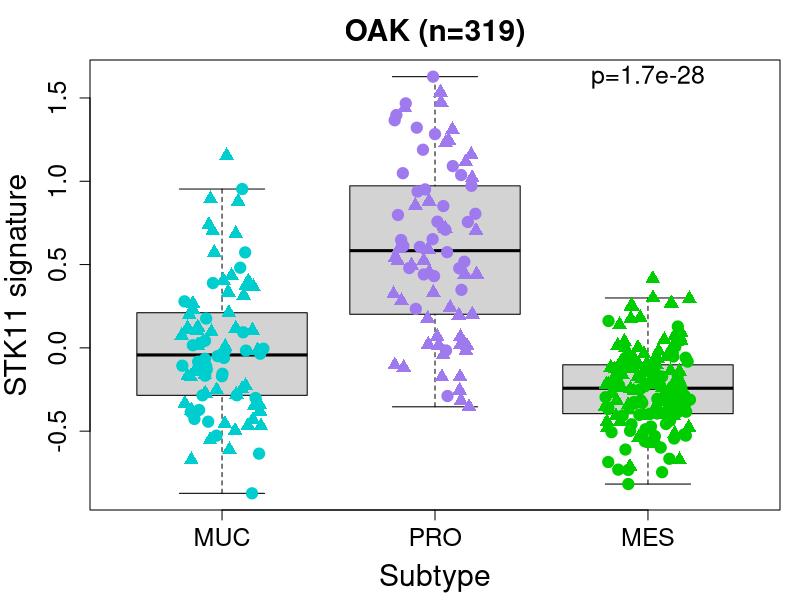
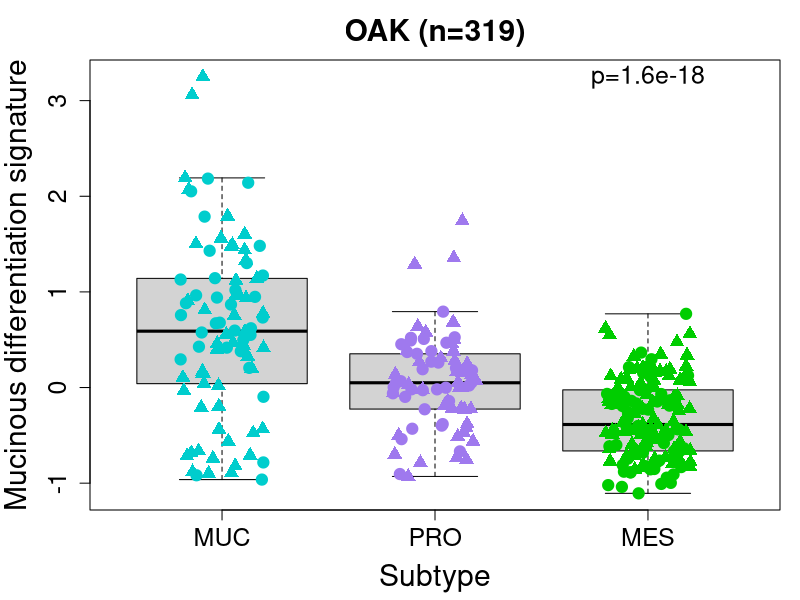

Generate these figures, in order, with R:
study <- "OAK"
data1 <- cbind(read.table("../data/OAK_KRASmut_subtypes.tsv", sep="\t", header=TRUE, check.names=FALSE), KRAS="MUT")
data2 <- cbind(read.table("../data/OAK_KRASwt_subtypes.tsv", sep="\t", header=TRUE, check.names=FALSE), KRAS="WT")
data1 <- data1[,-which(colnames(data1) %in% "NMF")]
data <- rbind(data1, data2)

data <- data[!data$Subtype %in% "unclassified", ]
data$Subtype <- factor(data$Subtype, levels=c("MUC", "PRO", "MES"))
nbTumors <- nrow(data)

colors <- rep("cyan3", nbTumors)
colors[data$Subtype %in% "PRO"] <- "mediumpurple2"
colors[data$Subtype %in% "MES"] <- "green3"
pchs <- rep(19, nbTumors) # circle
pchs[data$KRAS %in% "WT"] <- 17 # triangle

pdf("../figures/FigS3_OAK_STK11signatureBySubtype.pdf", width=5.5, height=6.5)
par(mar=c(4.5, 4.5, 3, 1))
boxplot(data$STK11_deficiency_signature ~ data$Subtype, outline=FALSE,
				ylab="STK11 signature", xlab="Subtype", main=paste0(study," (n=",nbTumors,")"),
				cex.lab=1.8, cex.axis=1.5, cex.main=1.8, ylim=range(data$STK11_deficiency_signature))
points(jitter(as.numeric(data$Subtype)), data$STK11_deficiency_signature,
					col=colors, pch=pchs, cex=1.5)
pval <- signif(kruskal.test(data$STK11_deficiency_signature ~ data$Subtype)$p.value, 2)
text(x=3, y=max(data$STK11_deficiency_signature), labels=paste0("p=",pval), cex=1.5)
dev.off()

t.test(data$STK11_deficiency_signature[data$Subtype %in% "PRO"],
			data$STK11_deficiency_signature[data$Subtype %in% c("MUC","MES")],
			alternative = "greater")$p.value
t.test(data$STK11_deficiency_signature[data$Subtype %in% "PRO" & data$KRAS %in% "MUT"],
			data$STK11_deficiency_signature[data$Subtype %in% c("MUC","MES") & data$KRAS %in% "MUT"],
			alternative = "greater")$p.value
t.test(data$STK11_deficiency_signature[data$Subtype %in% "PRO" & data$KRAS %in% "WT"],
			data$STK11_deficiency_signature[data$Subtype %in% c("MUC","MES") & data$KRAS %in% "WT"],
			alternative = "greater")$p.value

pdf("../figures/FigS3_OAK_MucinoussignatureBySubtype.pdf", width=5.5, height=6.5)
par(mar=c(4.5, 4.5, 3, 1))
boxplot(data$Mucinous_differentiation_signature ~ data$Subtype, outline=FALSE,
				ylab="Mucinous differentiation signature", xlab="Subtype", main=paste0(study," (n=",nbTumors,")"),
				cex.lab=1.8, cex.axis=1.5, cex.main=1.8, ylim=range(data$Mucinous_differentiation_signature))
points(jitter(as.numeric(data$Subtype)), data$Mucinous_differentiation_signature,
					col=colors, pch=pchs, cex=1.5)
pval <- signif(kruskal.test(data$Mucinous_differentiation_signature ~ data$Subtype)$p.value, 2)
text(x=3, y=max(data$Mucinous_differentiation_signature), labels=paste0("p=",pval), cex=1.5)
dev.off()

t.test(data$Mucinous_differentiation_signature[data$Subtype %in% "MUC"],
			data$Mucinous_differentiation_signature[data$Subtype %in% c("PRO","MES")],
			alternative = "greater")$p.value
t.test(data$Mucinous_differentiation_signature[data$Subtype %in% "MUC" & data$KRAS %in% "MUT"],
			data$Mucinous_differentiation_signature[data$Subtype %in% c("PRO","MES") & data$KRAS %in% "MUT"],
			alternative = "greater")$p.value
t.test(data$Mucinous_differentiation_signature[data$Subtype %in% "MUC" & data$KRAS %in% "WT"],
			data$Mucinous_differentiation_signature[data$Subtype %in% c("PRO","MES") & data$KRAS %in% "WT"],
			alternative = "greater")$p.value
